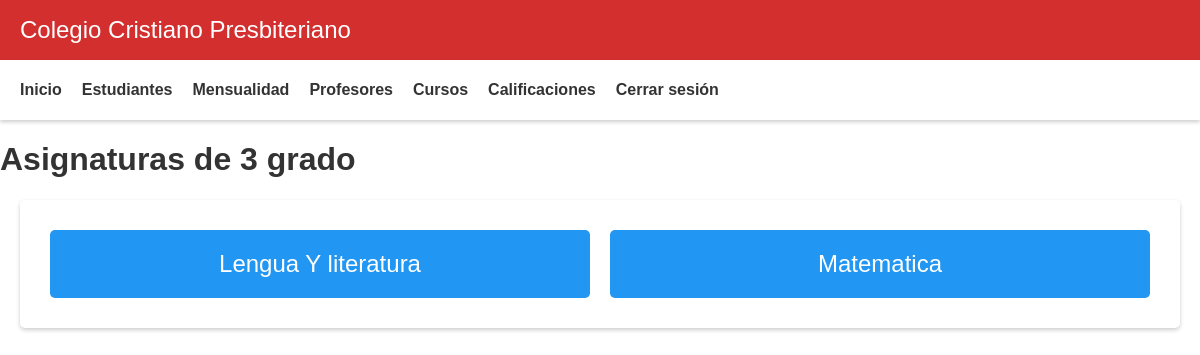
The page /code/view/admin/asignaturas.php?id_grado=5 (signed in) on the database its author committed.
### tables this page shows
CREATE TABLE `grados` (
  `id_grado` int(11) NOT NULL,
  `nombre_grado` varchar(50) NOT NULL
);

CREATE TABLE `asignaturas` (
  `id_asignatura` int(11) NOT NULL,
  `nombre_asignatura` varchar(50) NOT NULL,
  `id_grado` int(11) NOT NULL
);

### code/view/admin/asignaturas.php (the view, shortened to what this page needs)
<?php include "header.php";?>
<!DOCTYPE html>
<html>
<head>
</head>
<body>
<?php
		include "../../conexion.php";
		$id_grado = $_GET['id_grado'];
		$query_grado = "SELECT nombre_grado FROM grados WHERE id_grado = $id_grado";
		$result_grado = $conexion->query($query_grado);
		$row_grado = $result_grado->fetch_assoc();
		$nombre_grado = $row_grado['nombre_grado'];
	?>
	<h1>Asignaturas de <?php echo $nombre_grado; ?></h1>
	<div id="content">
		<?php
			include "../../conexion.php";
			$query = "SELECT id_asignatura, nombre_asignatura FROM asignaturas WHERE id_grado = " . $_GET['id_grado'];
			$result = $conexion->query($query);
			while ($row = $result->fetch_assoc()) {
				echo '<div class="module-asignatura">';
				echo '<a href="evaluar.php?id_asignatura=' . $row['id_asignatura'] . '&id_grado=' . $_GET['id_grado'] . '">' . $row['nombre_asignatura'] . '</a>';
				echo '</div>';
			}
		?>
	</div>
</body>
</html>

### code/view/admin/style.css (style rules this page uses)
body { margin: 0; padding: 0; font-family: sans-serif; background-color: #fff; color: #333; }
#content { display: flex; flex-wrap: wrap; justify-content: center; margin: 20px; padding: 20px; background-color: #fff; box-shadow: 0 2px 4px rgba(0,0,0,0.2); border-radius: 5px; }

### code/view/admin/asignaturas.php (style rules this page uses)
#content { display: flex; flex-wrap: wrap; align-items: center; justify-content: center; }
.module-asignatura { padding: 20px; border-radius: 5px; margin: 10px; text-align: center; background-color: #2196f3; flex: 1 0 20%; }
.module-asignatura a { color: #fff; text-decoration: none; font-size: 24px; display: flex; justify-content: center; }

### rows shown on the page
grados: nombre_grado "3 grado"
asignaturas: nombre_asignatura "Lengua Y literatura"
asignaturas: nombre_asignatura "Matematica"
